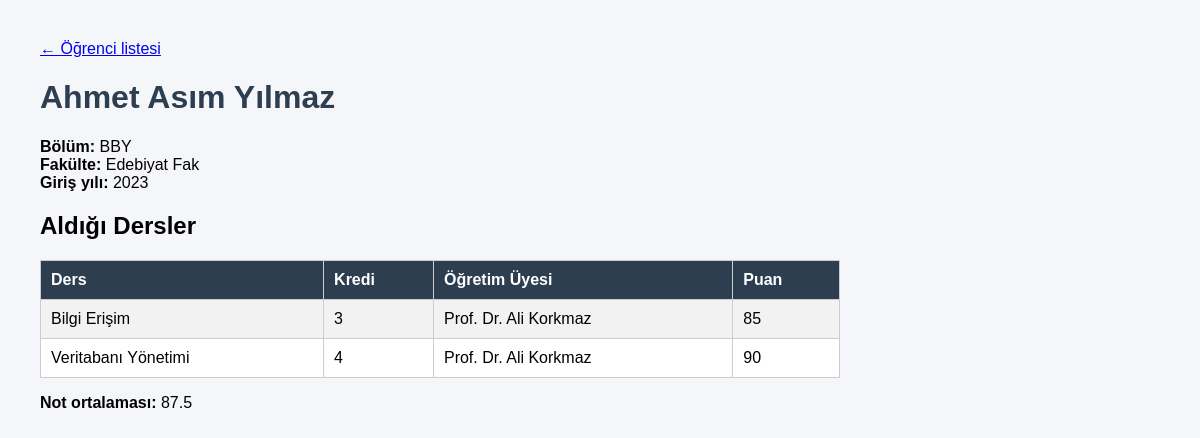
Screenshot of /ogrenci_detay.php?id=1 with the database file from the repository.
### tables this page shows
CREATE TABLE Ogrenci (
    OgrenciID INTEGER PRIMARY KEY AUTOINCREMENT,
    Ad TEXT NOT NULL,
    Soyad TEXT NOT NULL,
    BolumID INTEGER,
    GirisYili INTEGER,
    FOREIGN KEY (BolumID) REFERENCES Bolum(BolumID)
);

CREATE TABLE "Bolum" (
	"BolumID"	INTEGER NOT NULL,
	"BolumAdi"	TEXT,
	"FakulteID"	INTEGER,
	PRIMARY KEY("BolumID" AUTOINCREMENT),
	CONSTRAINT "FK_Bolum_Fakulte" FOREIGN KEY("FakulteID") REFERENCES "Fakulte"("FakulteID")
);

CREATE TABLE "Fakulte" (
	"FakulteID"	INTEGER NOT NULL,
	"FakulteAdi"	TEXT,
	PRIMARY KEY("FakulteID" AUTOINCREMENT)
);

CREATE TABLE Kayit (
    KayitID INTEGER PRIMARY KEY AUTOINCREMENT,
    OgrenciID INTEGER,
    DersID INTEGER,
    Puan INTEGER,
    FOREIGN KEY (OgrenciID) REFERENCES Ogrenci(OgrenciID),
    FOREIGN KEY (DersID) REFERENCES Ders(DersID)
);

CREATE TABLE Ders (
    DersID INTEGER PRIMARY KEY AUTOINCREMENT,
    DersAdi TEXT NOT NULL,
    Kredi INTEGER,
    BolumID INTEGER,
    UyeID INTEGER,
    FOREIGN KEY (BolumID) REFERENCES Bolum(BolumID),
    FOREIGN KEY (UyeID) REFERENCES OgretimUyesi(UyeID)
);

CREATE TABLE OgretimUyesi (
    UyeID INTEGER PRIMARY KEY AUTOINCREMENT,
    Unvan TEXT,
    Ad TEXT NOT NULL,
    Soyad TEXT NOT NULL,
    BolumID INTEGER,
    FOREIGN KEY (BolumID) REFERENCES Bolum(BolumID)
);

### ogrenci_detay.php (the view, shortened to what this page needs)
<?php
require "baglanti.php";
$id = (int)($_GET["id"] ?? 0);
$stmt = $db->prepare("
    SELECT o.Ad, o.Soyad, o.GirisYili, b.BolumAdi, f.FakulteAdi
    FROM Ogrenci o
    LEFT JOIN Bolum b ON o.BolumID = b.BolumID
    LEFT JOIN Fakulte f ON b.FakulteID = f.FakulteID
    WHERE o.OgrenciID = :id
");
$stmt->execute([":id" => $id]);
$ogrenci = $stmt->fetch(PDO::FETCH_ASSOC);
$stmt = $db->prepare("
    SELECT d.DersAdi, d.Kredi, u.Unvan, u.Ad, u.Soyad, k.Puan
    FROM Kayit k
    JOIN Ders d ON k.DersID = d.DersID
    LEFT JOIN OgretimUyesi u ON d.UyeID = u.UyeID
    WHERE k.OgrenciID = :id
    ORDER BY d.DersAdi
");
$stmt->execute([":id" => $id]);
$dersler = $stmt->fetchAll(PDO::FETCH_ASSOC);
$ortalama = null;
if (count($dersler) > 0) {
    $ortalama = array_sum(array_column($dersler, "Puan")) / count($dersler);
}
?>
<!DOCTYPE html>
<html lang="tr">
<head>
</head>
<body>
    <p><a href="index.php">← Öğrenci listesi</a></p>
    <h1><?= htmlspecialchars($ogrenci["Ad"] . " " . $ogrenci["Soyad"]) ?></h1>
    <p>
        <strong>Bölüm:</strong> <?= htmlspecialchars($ogrenci["BolumAdi"] ?? "-") ?><br>
        <strong>Fakülte:</strong> <?= htmlspecialchars($ogrenci["FakulteAdi"] ?? "-") ?><br>
        <strong>Giriş yılı:</strong> <?= htmlspecialchars($ogrenci["GirisYili"]) ?>
    </p>
    <h2>Aldığı Dersler</h2>
    <?php if (count($dersler) === 0): ?>
        <p>Bu öğrenci henüz ders almamış.</p>
    <?php else: ?>
    <table>
        <tr><th>Ders</th><th>Kredi</th><th>Öğretim Üyesi</th><th>Puan</th></tr>
        <?php foreach ($dersler as $d): ?>
        <tr>
            <td><?= htmlspecialchars($d["DersAdi"]) ?></td>
            <td><?= htmlspecialchars($d["Kredi"]) ?></td>
            <td><?= htmlspecialchars(trim(($d["Unvan"] ?? "") . " " . ($d["Ad"] ?? "") . " " . ($d["Soyad"] ?? ""))) ?></td>
            <td><?= htmlspecialchars($d["Puan"]) ?></td>
        </tr>
        <?php endforeach; ?>
    </table>
    <p><strong>Not ortalaması:</strong> <?= number_format($ortalama, 1) ?></p>
    <?php endif; ?>
</body>
</html>

### ogrenci_detay.php (style rules this page uses)
body { font-family: Arial, sans-serif; margin: 40px; background: #f5f6fa; }
h1 { color: #2c3e50; }
table { border-collapse: collapse; width: 100%; max-width: 800px; background: #fff; margin-top: 15px; }
th, td { border: 1px solid #ccc; padding: 10px; text-align: left; }
th { background: #2c3e50; color: #fff; }
tr:nth-child(even) { background: #f2f2f2; }

### rows the page displays
ogrenci: Ad+Soyad "Ahmet Asım Yılmaz", BolumID.BolumAdi "BBY", fakulte.FakulteAdi "Edebiyat Fak", GirisYili "2023"
kayit: DersID.DersAdi "Bilgi Erişim", DersID.Kredi "3", ogretimuyesi.Unvan+Ad+Soyad "Prof. Dr. Ali Korkmaz", Puan "85"
kayit: DersID.DersAdi "Veritabanı Yönetimi", DersID.Kredi "4", ogretimuyesi.Unvan+Ad+Soyad "Prof. Dr. Ali Korkmaz", Puan "90"

### other values shown
$ortalama "87.5"
